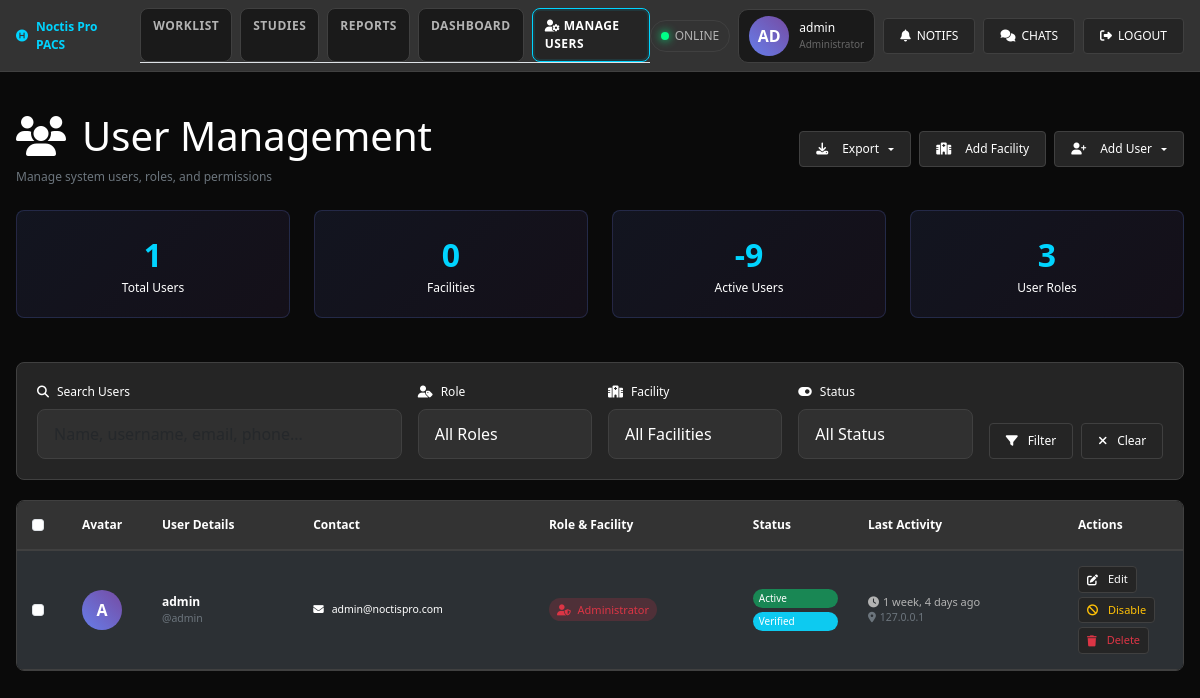
Page /admin-panel/users/ (signed in) on the committed database.
### accounts/models.py (models this page shows, shortened)
class User(AbstractUser):
    USER_ROLES = (
        ('admin', 'Administrator'),
        ('radiologist', 'Radiologist'),
        ('facility', 'Facility User'),
    )
    role = models.CharField(max_length=20, choices=USER_ROLES, default='facility')
    facility = models.ForeignKey(Facility, on_delete=models.CASCADE, null=True, blank=True)
    phone = models.CharField(max_length=20, blank=True)
    license_number = models.CharField(max_length=100, blank=True)
    specialization = models.CharField(max_length=100, blank=True)
    is_verified = models.BooleanField(default=False)
    last_login_ip = models.GenericIPAddressField(null=True, blank=True)
    created_at = models.DateTimeField(auto_now_add=True)
    updated_at = models.DateTimeField(auto_now=True)
    def is_admin(self):
        if getattr(self, 'is_superuser', False) or getattr(self, 'is_staff', False):
            return True
        return self.role == 'admin'

### admin_panel/views.py (the view, shortened to what this page needs)
# urls.py: path('users/', views.user_management, name='user_management'),
@login_required
@user_passes_test(is_admin)
def user_management(request):
    users = User.objects.select_related('facility').all()
    search_query = request.GET.get('search', '')
    role_filter = request.GET.get('role', '')
    if role_filter:
        users = users.filter(role=role_filter)
    facility_filter = request.GET.get('facility', '')
    if facility_filter:
        users = users.filter(facility_id=facility_filter)
    status_filter = request.GET.get('status', '')
    if status_filter == 'active':
        users = users.filter(is_active=True)
    elif status_filter == 'inactive':
        users = users.filter(is_active=False)
    elif status_filter == 'verified':
        users = users.filter(is_verified=True)
    elif status_filter == 'unverified':
        users = users.filter(is_verified=False)
    export_format = request.GET.get('export', '')
    if export_format:
        return export_users(users, export_format)
    paginator = Paginator(users, 20)
    page_number = request.GET.get('page')
    users_page = paginator.get_page(page_number)
    facilities = Facility.objects.filter(is_active=True)
    context = {
        'users': users_page,
        'facilities': facilities,
        'search_query': search_query,
        'role_filter': role_filter,
        'facility_filter': facility_filter,
        'user_roles': User.USER_ROLES,
    }
    return render(request, 'admin_panel/user_management.html', context)

### admin_panel/views.py (called while the page is built)
def is_admin(user):
    return user.is_authenticated and user.is_admin()

### templates/admin_panel/user_management.html (shortened to what this page needs)
{% load static %}
<!DOCTYPE html>
<html lang="en">
<head>
    <link href="https://cdn.jsdelivr.net/npm/bootstrap@5.3.0/dist/css/bootstrap.min.css" rel="stylesheet">
    <link href="https://cdnjs.cloudflare.com/ajax/libs/font-awesome/6.4.0/css/all.min.css" rel="stylesheet">
</head>
<body>
    <div class="dashboard-container">
        <nav class="top-navbar">
            <div class="nav-left">
                <div class="logo">
                    <i class="fas fa-hospital-symbol"></i>
                    Noctis Pro PACS
                </div>
                <div class="nav-tabs">
                    <div class="nav-tab" onclick="window.location.href='{% url 'worklist:dashboard' %}'">WORKLIST</div>
                    <div class="nav-tab" onclick="window.location.href='{% url 'worklist:study_list' %}'">STUDIES</div>
                    <div class="nav-tab" onclick="window.location.href='{% url 'reports:report_list' %}'">REPORTS</div>
                    {% if user.is_authenticated and user.role == 'admin' %}
                    <div class="nav-tab" onclick="window.location.href='{% url 'admin_panel:dashboard' %}'">DASHBOARD</div>
                    <div class="nav-tab active" onclick="window.location.href='{% url 'admin_panel:user_management' %}'"><i class="fas fa-user-cog"></i> MANAGE USERS</div>
                    {% endif %}
                </div>
            </div>
            <div class="nav-right">
                <div class="status-indicator">
                    <div class="status-dot"></div>
                    <span>ONLINE</span>
                </div>
                <div class="user-info">
                    <div class="user-avatar">{{ user.get_full_name|default:user.username|slice:":2"|upper }}</div>
                    <div>
                        <div>{{ user.get_full_name|default:user.username }}</div>
                        <div style="color: var(--text-muted); font-size: 10px;">{% if user.role == 'admin' %}Administrator{% elif user.role == 'radiologist' %}Radiologist{% else %}Facility User{% endif %}</div>
                    </div>
                </div>
                <button type="button" class="btn-control" onclick="window.location.href='{% url 'notifications:list' %}'"   title="Notifications">
                    <i class="fas fa-bell"></i> NOTIFS <span id="notifBadge" style="display:none">0</span>
                </button>
                <button type="button" class="btn-control" onclick="window.location.href='{% url 'chat:chat_rooms' %}'"   title="Chats">
                    <i class="fas fa-comments"></i> CHATS
                </button>
                {% if user.is_authenticated %}
                <button type="button" class="btn-control" onclick="window.location.href='{% url 'accounts:logout' %}'"   title="Logout">
                    <i class="fas fa-sign-out-alt"></i> LOGOUT
                </button>
                {% endif %}
            </div>
        </nav>
        <div class="main-content">
<div class="py-4">
    <div class="row mb-4">
        <div class="col-12">
            <div class="d-flex justify-content-between align-items-center flex-wrap">
                <div>
                    <h1 class="text-white mb-2">
                        <i class="fas fa-users me-3"></i>User Management
                    </h1>
                    <p class="text-secondary mb-0">Manage system users, roles, and permissions</p>
                </div>
                <div class="d-flex gap-2 flex-wrap">
                    <div class="export-dropdown">
                        <button type="button" class="btn-control dropdown-toggle" data-bs-toggle="dropdown">
                            <i class="fas fa-download me-2"></i>Export
                        </button>
                    </div>
                    <a href="{% url 'admin_panel:facility_create' %}" class="btn-control">
                        <i class="fas fa-hospital me-2"></i>Add Facility
                    </a>
                    <div class="btn-group">
                        <button type="button" class="btn-control dropdown-toggle" data-bs-toggle="dropdown" aria-expanded="false" id="addUserDropdown">
                            <i class="fas fa-user-plus me-2"></i>Add User
                        </button>
                    </div>
                </div>
            </div>
        </div>
    </div>
    <div class="row mb-4">
        <div class="col-md-3">
            <div class="stats-card text-center">
                <div class="stats-number">{{ users.paginator.count }}</div>
                <div class="text-white">Total Users</div>
            </div>
        </div>
        <div class="col-md-3">
            <div class="stats-card text-center">
                <div class="stats-number">{{ facilities.count }}</div>
                <div class="text-white">Facilities</div>
            </div>
        </div>
        <div class="col-md-3">
            <div class="stats-card text-center">
                <div class="stats-number">{{ users.paginator.count|add:"-10" }}</div>
                <div class="text-white">Active Users</div>
            </div>
        </div>
        <div class="col-md-3">
            <div class="stats-card text-center">
                <div class="stats-number">3</div>
                <div class="text-white">User Roles</div>
            </div>
        </div>
    </div>
    <div class="filter-card">
        <form method="get" class="row g-3" id="filterForm">
            <div class="col-md-4">
                <label for="search" class="form-label text-white">
                    <i class="fas fa-search me-2"></i>Search Users
                </label>
                <div class="position-relative">
                    <input type="text" class="form-control form-control-medical" id="search" name="search"
                           value="{{ search_query }}" placeholder="Name, username, email, phone..."
                           autocomplete="off">
                </div>
            </div>
            <div class="col-md-2">
                <label for="role" class="form-label text-white">
                    <i class="fas fa-user-tag me-2"></i>Role
                </label>
                <select class="form-select form-control-medical" id="role" name="role">
                    <option value="">All Roles</option>
                </select>
            </div>
            <div class="col-md-2">
                <label for="facility" class="form-label text-white">
                    <i class="fas fa-hospital me-2"></i>Facility
                </label>
                <select class="form-select form-control-medical" id="facility" name="facility">
                    <option value="">All Facilities</option>
                </select>
            </div>
            <div class="col-md-2">
                <label for="status" class="form-label text-white">
                    <i class="fas fa-toggle-on me-2"></i>Status
                </label>
                <select class="form-select form-control-medical" id="status" name="status">
                    <option value="">All Status</option>
                </select>
            </div>
            <div class="col-md-2 d-flex align-items-end">
                <div class="d-flex gap-2 w-100">
                    <button type="submit" class="btn-control flex-fill">
                        <i class="fas fa-filter me-1"></i>Filter
                    </button>
                    <a href="{% url 'admin_panel:user_management' %}" class="btn-control">
                        <i class="fas fa-times me-1"></i>Clear
                    </a>
                </div>
            </div>
        </form>
    </div>
    <div class="user-table">
        <table class="table table-dark table-striped mb-0">
            <thead>
                <tr>
                    <th width="50">
                        <input type="checkbox" class="form-check-input" id="selectAll">
                    </th>
                    <th width="80">Avatar</th>
                    <th>User Details</th>
                    <th>Contact</th>
                    <th>Role & Facility</th>
                    <th>Status</th>
                    <th>Last Activity</th>
                    <th width="120">Actions</th>
                </tr>
            </thead>
            <tbody>
                {% for user in users %}
                <tr>
                    <td>
                        <input type="checkbox" class="form-check-input user-checkbox" value="{{ user.id }}">
                    </td>
                    <td>
                        <div class="user-avatar">
                            {{ user.first_name|first|default:user.username|first|upper }}{{ user.last_name|first|upper }}
                        </div>
                    </td>
                    <td>
                        <div>
                            {% if not user.first_name and not user.last_name %}
                                <strong class="text-white">{{ user.username }}</strong>
                            {% endif %}
                        </div>
                        <div class="small text-secondary">@{{ user.username }}</div>
                    </td>
                    <td>
                        <div class="small text-white">
                            <i class="fas fa-envelope me-2"></i>{{ user.email|default:"No email" }}
                        </div>
                    </td>
                    <td>
                        <span class="role-badge role-{{ user.role }}">
                            {% if user.role == 'admin' %}
                                <i class="fas fa-user-shield me-1"></i>
                            {% elif user.role == 'radiologist' %}
                                <i class="fas fa-user-md me-1"></i>
                            {% else %}
                                <i class="fas fa-user me-1"></i>
                            {% endif %}
                            {{ user.get_role_display }}
                        </span>
                    </td>
                    <td>
                        <div class="d-flex flex-column gap-1">
                            <span class="user-status-badge {% if user.is_active %}bg-success{% else %}bg-danger{% endif %}">
                                {% if user.is_active %}Active{% else %}Inactive{% endif %}
                            </span>
                            <span class="user-status-badge {% if user.is_verified %}bg-info{% else %}bg-warning{% endif %}">
                                {% if user.is_verified %}Verified{% else %}Pending{% endif %}
                            </span>
                        </div>
                    </td>
                    <td>
                        {% if user.last_login %}
                            <div class="last-login">
                                <i class="fas fa-clock me-1"></i>{{ user.last_login|timesince }} ago
                            </div>
                            {% if user.last_login_ip %}
                                <div class="small text-secondary">
                                    <i class="fas fa-map-marker-alt me-1"></i>{{ user.last_login_ip }}
                                </div>
                            {% endif %}
                        {% else %}
                            <span class="text-secondary small">Never</span>
                        {% endif %}
                    </td>
                    <td>
                        <div class="btn-group-vertical" role="group">
                            <a href="{% url 'admin_panel:user_edit' user.id %}" class="btn-control btn-sm mb-1">
                                <i class="fas fa-edit me-1"></i>Edit
                            </a>
                            {% if user.is_active %}
                                <button type="button" class="btn-control btn-sm text-warning mb-1" onclick="toggleUserStatus({{ user.id }}, false)"  >
                                    <i class="fas fa-ban me-1"></i>Disable
                                </button>
                            {% else %}
                                <button type="button" class="btn-control btn-sm text-success mb-1" onclick="toggleUserStatus({{ user.id }}, true)"  >
                                    <i class="fas fa-check me-1"></i>Enable
                                </button>
                            {% endif %}
                            <button type="button" class="btn-control btn-sm text-danger" onclick="deleteUser({{ user.id }}, '{{ user.username|escapejs }}')"  >
                                <i class="fas fa-trash me-1"></i>Delete
                            </button>
                        </div>
                    </td>
                </tr>
                {% endfor %}
            </tbody>
        </table>
    </div>
</div>
        </div>
    </div>
</body>
</html>

### rows in the picture
User: get_full_name "AD", get_full_name "admin", first_name|first "A", username "admin", email "admin@noctispro.com", role "Administrator", is_active "Active", is_verified "Verified", last_login "1 week, 4 days", last_login_ip "127.0.0.1"

### other values in the picture
{{ users.paginator.count }} "1"
{{ facilities.count }} "0"
{{ users.paginator.count|add:"-10" }} "-9"
